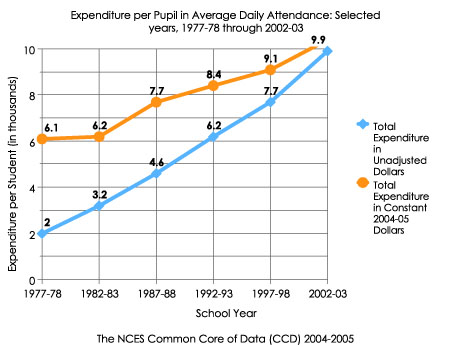
//> input picture pics/13.jpg, 450 x 347 px
$ ./skew-detection ../../pics/13.jpg out.png   (built with g++ and OpenCV 4)
//> lines starting //> are read from the running program, lines starting //| are printed output that depends on the picture; after the words box and inside, x2 and y2 are one past the last pixel; in counts of white or black regions, pixels touching at a corner belong together
#include "opencv2/core/core.hpp"
#include "opencv2/highgui/highgui.hpp"
#include <stdio.h>
#include "opencv2/imgproc/imgproc.hpp"
#include <math.h>
// #include <gsl/gsl_sort.h>
// #include <gsl/gsl_statistics.h>

using namespace cv;
using namespace std;


void normalizeAngle(double& angle) {
  while (angle > 2*M_PI)
    angle -= 2*M_PI;

  while (angle < 0)
    angle += 2*M_PI;
}
int main(int argc, char const *argv[])
{
  if (argc != 3) {
    printf("usage: ./skew-detection <inputimg> <outputimg>\n");
  }
  Mat input = imread(argv[1]);
//> input is the input picture: 347 rows x 450 cols, CV_8UC3; mean B, G, R 241.6, 242.1, 242.1
  int maxr = 0, maxg = 0, maxb = 0;
  for (MatIterator_<Vec3b> it = input.begin<Vec3b>(); it != input.end<Vec3b>(); it++) {
    Vec3b c = *it;
    maxr = max(maxr, (int)c[2]);
    maxg = max(maxg, (int)c[1]);
    maxb = max(maxb, (int)c[0]);
  }
//> after the loop, maxr = 255; maxg = 255; maxb = 255
  cv::Mat gray;
  // will threshold this gray image
  cv::cvtColor(input, gray, CV_BGR2GRAY);
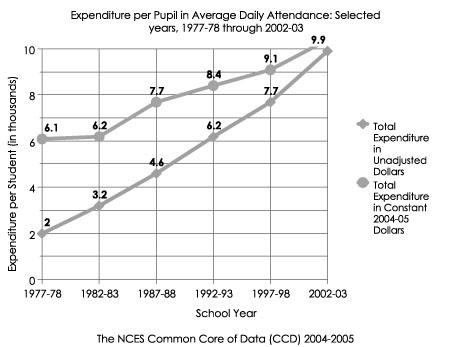
//> gray: 347 rows x 450 cols, CV_8UC1; min 0, max 255, mean 242
  cv::Mat mask;
  // threshold white/non-white
  cv::threshold(gray, mask,240, 255, CV_THRESH_BINARY_INV );
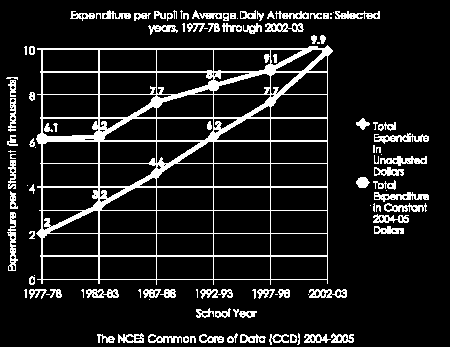
//> mask: 347 rows x 450 cols, CV_8UC1; 11.8% white in thin lines or dots

  vector<Vec4i> lines;
  vector<Vec4i> hlines, vlines; // horizontal and vertical lines
  HoughLinesP( mask, lines, 1, CV_PI/180, 230, 30, 20 );
//> lines = 25 lines (x1, y1, x2, y2), first 8: [7, 141, 327, 141], [374, 140, 428, 140], [40, 163, 327, 163], [8, 233, 327, 233], [39, 210, 327, 210], [8, 186, 327, 186], [8, 187, 327, 187], [10, 94, 327, 94]
  Canny(input, mask, 50, 150, 3);
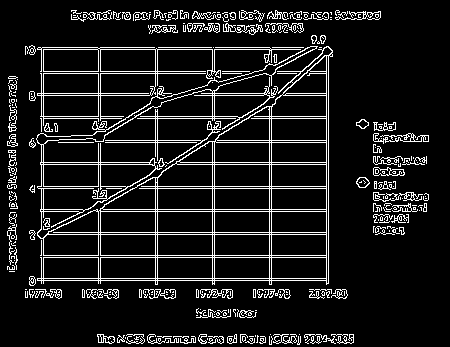
//> mask: 347 rows x 450 cols, CV_8UC1; 10.5% white in thin lines or dots
  cv::Mat linesImg = cv::Mat::zeros(mask.size(), CV_8UC1), fullLinesImg = linesImg.clone();
  vector<double> vangles, hangles;
  // fullLinesImg has full lines, linesImg only has line segments.
  for( size_t i = 0; i < lines.size(); i++ )
  {
    // check if horizontal or vertical. if not, don't draw it.
    double angle = atan2(lines[i][1]-lines[i][3], lines[i][0] - lines[i][2]);
    double refAngles[5] = {0, M_PI/2, M_PI, -M_PI/2., -M_PI};
    double eps = (1e-2)*M_PI; // 0.1% error
    bool flag = false;
    for (int j = 0; j < 5; j++) {
      if (fabs(angle - refAngles[j]) < eps) {
        flag = true;
        break;
      }
    }
    if (!flag)
      continue; // not a vertical or horizontal line.
    if (fabs(lines[i][1]-lines[i][3]) > fabs(lines[i][0] - lines[i][2]))
      vangles.push_back(angle);
    else
      hangles.push_back(angle);
    line( linesImg, Point(lines[i][0], lines[i][1]),
        Point(lines[i][2], lines[i][3]), Scalar(255), 1, 8 );
  }
//> this loop made 25 passes
//> (angle, flag) on passes 1 to 12: (3.14, true), (3.14, true), (3.14, true), (3.14, true), (3.14, true), (3.14, true), (3.14, true), (3.14, true), (3.14, true), (3.14, true), (3.14, true), (3.14, true)
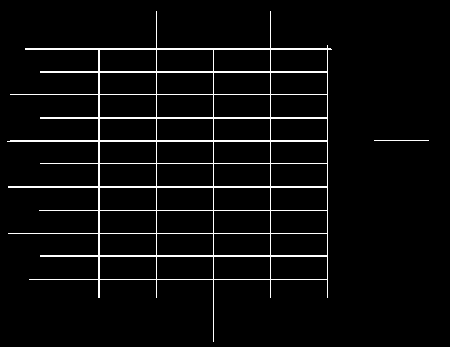
//> linesImg: 347 rows x 450 cols, CV_8UC1; 4.3% white in thin lines or dots, all inside (x1, y1, x2, y2) = (7, 11, 429, 342)
  imwrite("tmp/lines-skew.png", linesImg);
  for (int i = 0; i < vangles.size(); ++i)
  {
    if (vangles[i] < 0)
      vangles[i] += M_PI;
  }
//> this loop made 6 passes
  for (int i = 0; i < hangles.size(); ++i)
  {
    if (hangles[i] > M_PI/2)
      hangles[i] -= M_PI;
    else if (hangles[i] < -M_PI/2)
      hangles[i] += M_PI;
    printf("angle = %lf\n", hangles[i]);
  }
//> this loop made 18 passes
//| angle = 0.000000
//| angle = 0.000000
//| angle = 0.000000
//| angle = 0.000000
//| angle = 0.000000
//| angle = 0.000000
//| angle = 0.000000
//| angle = 0.000000
//> (output is shown up to pass 8 of 18)
  sort(vangles.begin(), vangles.end());
  sort(hangles.begin(), hangles.end());
  printf("num vertical = %d, horizontal = %d\n", vangles.size(), hangles.size());
//| num vertical = 6, horizontal = 18
  double medianV = vangles[vangles.size()/2];
//> medianV = 1.57
  double medianH = hangles[hangles.size()/2];
//> medianH = 0
  // double meanV = gsl_stats_mean(&vangles[0], 1, vangles.size());
  // double meanH = gsl_stats_mean(&hangles[0], 1, hangles.size());

  printf("Horizontal: (%lf), vertical: (%lf)\n", medianH, medianV);
//| Horizontal: (0.000000), vertical: (1.570796)
  // append all the data together and take the median.
  for (int i = 0; i < vangles.size(); ++i)
  {
    hangles.push_back(vangles[i] - M_PI/2);
  }
  sort(hangles.begin(), hangles.end());
  double median = hangles[hangles.size()/2];
//> median = 0
  printf("combined median = %lf\n", median);
//| combined median = 0.000000
  cv::Mat rot_mat = cv::getRotationMatrix2D(Point(input.cols/2., input.rows/2.), median*180/M_PI, 1);
//> rot_mat = [[1, 0, 0], [0, 1, 0]]
  cv::Mat rotated;
  cv::warpAffine(input, rotated, rot_mat, input.size(), cv::INTER_CUBIC, BORDER_CONSTANT, Scalar(maxb,maxg,maxr));
  imwrite(argv[2], rotated);
  return 0;
}
